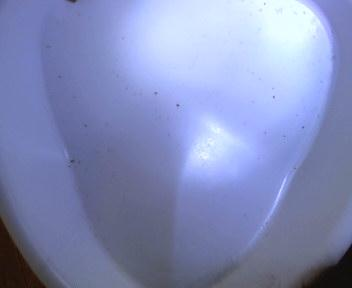
#> input picture classifier/empty/1542981980_C_2018-11-23_14-06_change_0.jpg, 352 x 288 px; its folder holds only this picture in this run
$ python fr_convert.py   (Python 2 division)
#> lines starting #> are read from the running program, lines starting #| are printed output that depends on the picture
import os

import numpy
import imageio

import random

from skimage import data, color
from skimage.transform import rescale, resize, downscale_local_mean

data_folder = "/classifier"
xs = []
ys = []

full_path = os.getcwd() + data_folder

labels = []
labels_name = []
file_paths = []

batch_size = 100
img_dimension = 64

img_size = img_dimension * img_dimension

#labels_list = ["rock", "fraggle", "empty", "food"]

max_value = 0

classes_list = []

for directory in os.listdir(full_path):
    dir = os.path.join(full_path, directory)
    onlyfiles = [f for f in os.listdir(dir) if os.path.isfile(os.path.join(dir, f))]
    label_paths = []

    if (len(onlyfiles) > 0):
        for i in range(len(onlyfiles)):
            path_file = dir + "/" + onlyfiles[i]
            label_paths.append(path_file)

        classes_list.append(label_paths)
        labels_name.append(directory)

        #if (directory != "food"):
        max_value = max( len(onlyfiles), max_value )
#> pass 2 of the loop `for directory in os.listdir(full_path):`:

batch_set = 0
for f in classes_list:
    print("%d:: --- %s ---" % (batch_set, labels_name[batch_set]))
    y = classes_list[batch_set]
    x = [batch_set] * len(y)

    labels.extend(x[:max_value])
    file_paths.extend(y[:max_value])

    print file_paths

    batch_set +=1

print("### %d ###" % max_value)

print("### LABELS ###")
for i in range(len(labels_name)):
    print(" %i: %s " %(i, labels_name[i]))

print("### TOTAL FILES  ###")
print(" %i" %(len(file_paths)))

output_path = os.getcwd() + "/output/"

######## Randomize set #########
combined = list(zip(labels, file_paths))
random.shuffle(combined)
labels[:], file_paths[:] = zip(*combined)

batches_n = len(file_paths) / batch_size

########## Save labels #########
# dump the labels

network_name = "network_64_big"
dataset_name = "output"

L = 'var labels=' + `list(labels[:])` + ';\n'
L += 'var classes_txt=['
for i in range(len(labels_name)):
    if (i != 0):
        L += ","
    L += "\"" + labels_name[i] + "\""
L +=  '];\n'

L += 'var dataset_name="%s";\n' % dataset_name
L += 'var network_name="%s";\n' % network_name

L += 'var num_samples_per_batch=%i;\n' % batch_size
L += 'var image_dimension=%i;\n' % img_dimension
L += 'var test_batch=%i;\n' % (batches_n - 1)
L += 'var num_batches=%i;\n' % (batches_n)

open(output_path + 'fr_labels.js', 'w').write(L)

N = "layer_defs = []; \n"
N += "layer_defs.push({type:'input', out_sx:%d, out_sy:%d, out_depth:3}); \n" % (img_dimension, img_dimension)
N += "layer_defs.push({type:'conv', sx:5, filters:32, stride:1, pad:2, activation:'relu'}); \n"
N += "layer_defs.push({type:'pool', sx:2, stride:2}); \n"
N += "layer_defs.push({type:'conv', sx:5, filters:40, stride:1, pad:2, activation:'relu'}); \n"
N += "layer_defs.push({type:'pool', sx:2, stride:2}); \n"
N += "layer_defs.push({type:'conv', sx:5, filters:40, stride:1, pad:2, activation:'relu'}); \n"
N += "layer_defs.push({type:'pool', sx:2, stride:2}); \n"
N += "layer_defs.push({type:'softmax', num_classes: %d }); \n" % len(labels_name)
N += " \n"
N += "net = new convnetjs.Net(); \n"
N += "net.makeLayers(layer_defs); \n"
N += " \n"
N += "trainer = new convnetjs.SGDTrainer(net, {method:'adadelta', batch_size:%d, l2_decay:0.0001}); \n" % (batches_n)

open(output_path + 'fr_network.js', 'w').write(N)

########## Create batch #########

xs = []
print xs

print("------ NUM BATCHES %i ------" % batches_n)

b = 0
for i in range(len(file_paths)):
#for i in range(3):

    im = imageio.imread(file_paths[i])
#> im is the input picture: shape (288, 352, 3); mean R, G, B 131, 140.7, 184.8
    im_resized = image_rescaled = resize(im, (img_dimension, img_dimension, 3), mode='reflect')
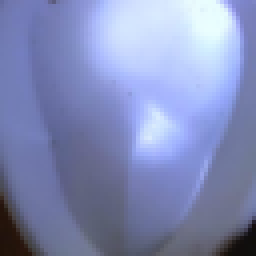
#> im_resized: shape (64, 64, 3) float64 (shown 4 times larger); mean R, G, B 0.514, 0.552, 0.725
    rescaled_image = 255 * im_resized
    im_resized = rescaled_image.astype(numpy.uint8)

    xarr = im_resized[:, :, :]
    #imageio.imwrite(output_path + "%i.png" %i, xarr)

    if i == 0:
        xs = xarr

    if (i % 50 == 0):
        print("%i : -----------" %i)
        print xs.shape
#| (64, 64, 3)

    if (i != 0 and i % (batch_size) == 0):
        print("+ %i/%i ::: Batch ::: " % (i, batches_n))

        xv = xs[:((img_size*batch_size)/img_dimension), :, :]
        print xv.shape

        x = xv.reshape(batch_size,img_size,3)
        imageio.imwrite(output_path + "output_batch_%i.png" % b, x)

        b = int(i / batch_size)
        xs = xarr
    else:
        xs = numpy.concatenate((xs, xarr))
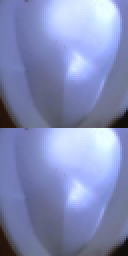
#> xs: shape (128, 64, 3) (shown 2 times larger); mean R, G, B 130.5, 140.2, 184.3
#> pass 2 of the loop `for i in range(len(file_paths)):`:
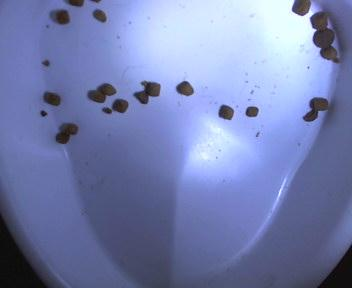
#> input picture classifier/food/1543045886_C_2018-11-24_07-51_monsters_4.jpg, 352 x 288 px
#> im is the input picture: shape (288, 352, 3); mean R, G, B 117.5, 128.5, 175.4
#> `im_resized = image_rescaled = resize(im, (img_dimension, img_dimension..`:
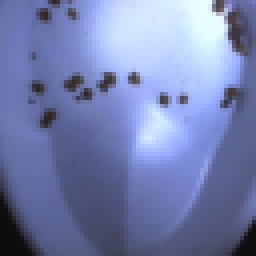
#> im_resized: shape (64, 64, 3) float64 (shown 4 times larger); mean R, G, B 0.461, 0.504, 0.688
#> `xs = numpy.concatenate((xs, xarr))`:
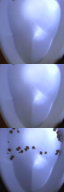
#> xs: shape (192, 64, 3); mean R, G, B 126, 136.1, 181.1
